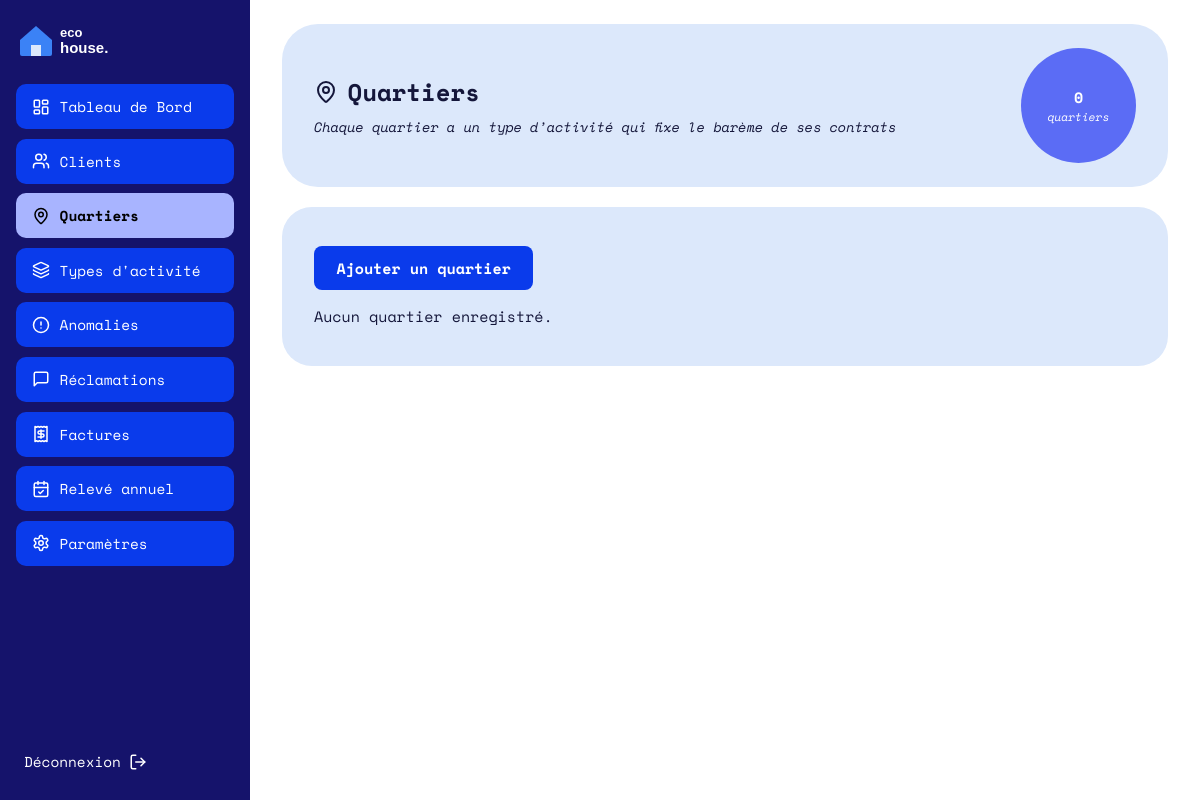
The app's page /Quartier/all (signed in), older data.
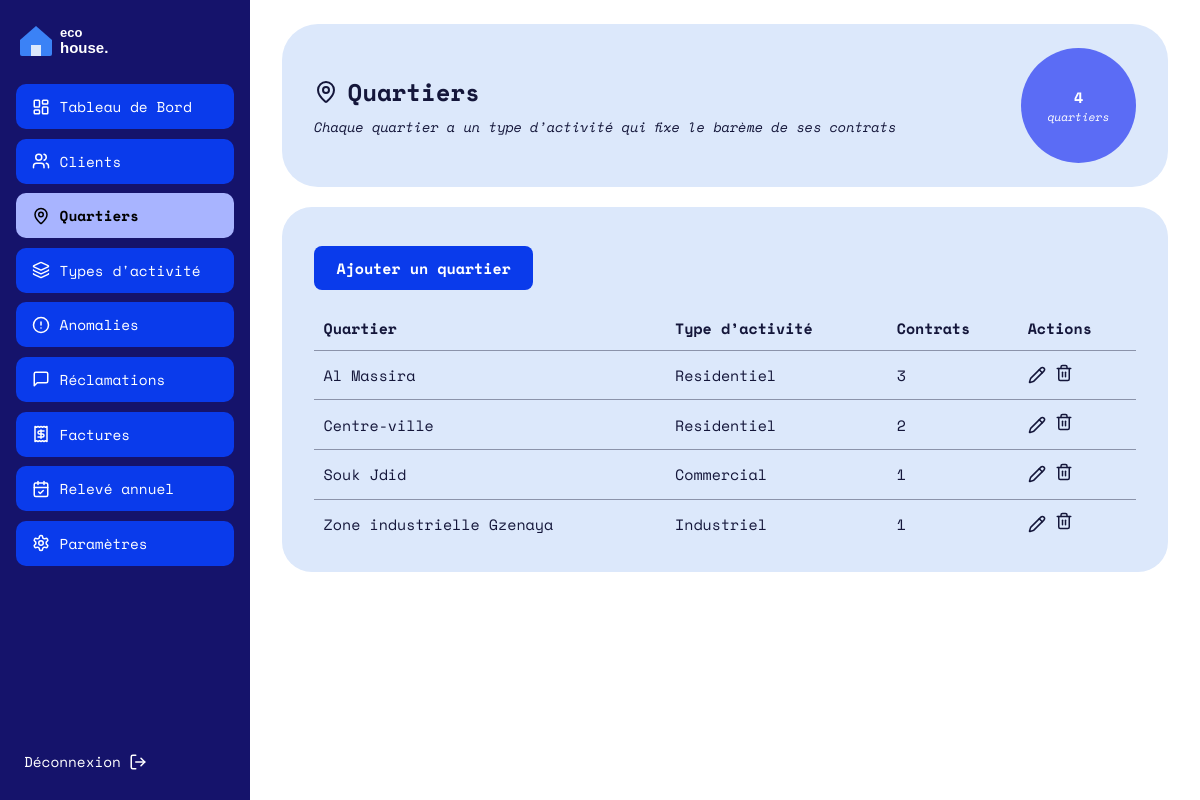
The same page, newer data.
### tables this page shows
CREATE TABLE `quartier` (
  `id` int(11) NOT NULL AUTO_INCREMENT,
  `nom` varchar(100) NOT NULL,
  `id_type_activite` int(11) NOT NULL,
  PRIMARY KEY (`id`),
  UNIQUE KEY `nom` (`nom`),
  KEY `id_type_activite` (`id_type_activite`),
  CONSTRAINT `quartier_ibfk_1` FOREIGN KEY (`id_type_activite`) REFERENCES `type_activite` (`id`)
);

CREATE TABLE `type_activite` (
  `id` int(11) NOT NULL AUTO_INCREMENT,
  `nom` varchar(50) NOT NULL,
  `seuil_eau` decimal(10,2) NOT NULL DEFAULT 50.00,     
  `seuil_elec` decimal(10,2) NOT NULL DEFAULT 500.00,   
  PRIMARY KEY (`id`),
  UNIQUE KEY `nom` (`nom`)
);

### Traitement/Quartier.php (called while the page is built, shortened)
<?php
function quartierAll(): void
{
    afficherVue('quartier/index.php', [
        'titre'     => 'Quartiers',
        'quartiers' => bdQuartierAll(),
        'total'     => bdQuartierCount(),
    ]);
}

### index.php (called while the page is built, shortened)
<?php
require_once __DIR__ . '/Traitement/Auth.php';
$url      = trim((string) ($_GET['url'] ?? ''), '/');
$segments = $url === '' ? ['Auth', 'login'] : explode('/', $url);
$entite = ucfirst(strtolower($segments[0]));
$action = strtolower($segments[1] ?? '');
$fonction = (PREFIXES[$entite] ?? strtolower($entite)) . ucfirst($action);
$args = [];
$fonction(...$args);

### BD/Quartier.php (called while the page is built, shortened)
<?php
function bdQuartierAll(): array
{
    return getConnexion()->query(
        'SELECT q.id, q.nom, q.id_type_activite, t.nom AS type_activite,
                (SELECT COUNT(*) FROM contrat c WHERE c.id_quartier = q.id) AS nb_contrats
         FROM quartier q
         JOIN type_activite t ON t.id = q.id_type_activite
         ORDER BY q.nom'
    )->fetchAll();
}

### IHM/quartier/index.php (the view)
<?php $e = fn($v) => htmlspecialchars((string) $v, ENT_QUOTES, 'UTF-8'); ?>
<header class="carte carte-titre">
  <div>
    <h1><i data-lucide="map-pin"></i> Quartiers</h1>
    <p class="sous-titre">Chaque quartier a un type d’activité qui fixe le barème de ses contrats</p>
  </div>
  <div class="cercle">
    <?= (int) $total ?>
    <small>quartiers</small>
  </div>
</header>
<section class="carte">
  <p><a class="btn-principal" href="<?= BASE_URL ?>Quartier/add">Ajouter un quartier</a></p>
  <?php if (!$quartiers): ?>
    <p>Aucun quartier enregistré.</p>
  <?php else: ?>
    <div class="scroll-x">
      <table class="tableau">
        <thead>
          <tr><th>Quartier</th><th>Type d’activité</th><th>Contrats</th><th>Actions</th></tr>
        </thead>
        <tbody>
          <?php foreach ($quartiers as $q): ?>
            <tr>
              <td><?= $e($q['nom']) ?></td>
              <td><?= $e(ucfirst($q['type_activite'])) ?></td>
              <td><?= (int) $q['nb_contrats'] ?></td>
              <td>
                <div class="actions">
                  <a href="<?= BASE_URL ?>Quartier/update/<?= (int) $q['id'] ?>" title="Modifier le quartier"><i data-lucide="pencil"></i></a>
                  <form method="post" action="<?= BASE_URL ?>Quartier/delete/<?= (int) $q['id'] ?>"
                        onsubmit="return confirm('Supprimer ce quartier ?');">
                    <button type="submit" title="Supprimer le quartier"><i data-lucide="trash-2"></i></button>
                  </form>
                </div>
              </td>
            </tr>
          <?php endforeach; ?>
        </tbody>
      </table>
    </div>
  <?php endif; ?>
</section>

### IHM/layout/header.php (shortened to what this page needs)
<!DOCTYPE html>
<html lang="fr">
<head>
  <link rel="stylesheet" href="<?= BASE_URL ?>assets/css/style.css">
</head>
<body class="<?= $role ? 'espace' : 'public' ?>">
<div class="page">

### Traitement/Auth.php (shortened to what this page needs)
<?php
function afficherVue(string $vue, array $donnees = []): void
{
    $fichier = __DIR__ . '/../IHM/' . $vue;
    extract($donnees, EXTR_SKIP);
    $role  = $_SESSION['role'] ?? null;
    require __DIR__ . '/../IHM/layout/header.php';
    if ($role === 'client' || $role === 'fournisseur') {
        require __DIR__ . '/../IHM/layout/sidebar_' . $role . '.php';
        echo '<main class="contenu">';
    } else {
        echo '<main class="plein">';
    }
    require $fichier;
    require __DIR__ . '/../IHM/layout/footer.php';
}

### IHM/layout/sidebar_fournisseur.php (shortened to what this page needs)
<?php
$entiteCourante = $GLOBALS['routeCourante']['entite'] ?? '';
$menu = [
    ['Tableau de Bord',  'layout-dashboard', 'Dashboard/all',     $entiteCourante === 'Dashboard'],
    ['Clients',          'users',            'Client/all',        in_array($entiteCourante, ['Client', 'Contrat'], true)],
    ['Quartiers',        'map-pin',          'Quartier/all',      $entiteCourante === 'Quartier'],
    ['Types d\'activité','layers',           'TypeActivite/all',  in_array($entiteCourante, ['Typeactivite', 'Tranche'], true)],
    ['Anomalies',        'circle-alert',     'Anomalie/all',      $entiteCourante === 'Anomalie'],
    ['Réclamations',     'message-square',   'Reclamation/admin', $entiteCourante === 'Reclamation'],
    ['Factures',         'receipt',          'Facture/admin',     in_array($entiteCourante, ['Facture', 'Paiement'], true)],
    ['Relevé annuel',    'calendar-check',   'Annuelle/import',   $entiteCourante === 'Annuelle'],
    ['Paramètres',       'settings',         'Parametre/update',  $entiteCourante === 'Parametre'],
];
?>
<aside class="sidebar">
  <a class="logo" href="<?= BASE_URL ?>Client/all"><img src="<?= BASE_URL ?>assets/img/logo.svg" alt="eco house."></a>
  <nav>
    <?php foreach ($menu as [$libelle, $icone, $route, $actif]): ?>
      <a class="menu-btn<?= $actif ? ' actif' : '' ?>" href="<?= BASE_URL . $route ?>">
        <i data-lucide="<?= $icone ?>"></i><span><?= htmlspecialchars($libelle, ENT_QUOTES, 'UTF-8') ?></span>
      </a>
    <?php endforeach; ?>
  </nav>
  <a class="deconnexion" href="<?= BASE_URL ?>Auth/logout"><span>Déconnexion</span><i data-lucide="log-out"></i></a>
</aside>

### IHM/layout/footer.php (shortened to what this page needs)
  </main>
</div>
</body>
</html>

### assets/css/style.css (style rules this page uses)
:root { --marine:#15136B; --bleu:#0A3BEB; --bleu-clair:#A8B4FF; --carte:#DCE8FB; --cercle:#5B6CF5; --bordure:#D5DBE8; --filet:#8B93AA; --texte:#14163A; }
* { box-sizing:border-box }
body { margin:0;font-family:"Space Mono",ui-monospace,Consolas,monospace;color:var(--texte);background:#fff;font-size:15px }
h1,h2,h3 { margin:0;font-weight:700 }
a { color:var(--bleu) }
img { max-width:100% }
.page { display:flex;min-height:100vh }
.sidebar { width:250px;flex-shrink:0;background:var(--marine);color:#fff;display:flex;flex-direction:column;gap:1.5rem;padding:1.25rem 1rem;position:sticky;top:0;height:100vh }
.sidebar .logo img { height:40px;display:block }
.sidebar nav { display:flex;flex-direction:column;gap:.6rem }
.menu-btn { display:flex;align-items:center;gap:.6rem;background:var(--bleu);color:#fff;text-decoration:none;padding:.75rem 1rem;border-radius:10px;font-size:.9rem }
.menu-btn.actif { background:var(--bleu-clair);color:#000;font-weight:700 }
.menu-btn svg,.deconnexion svg { width:18px;height:18px }
.deconnexion { margin-top:auto;display:flex;align-items:center;gap:.5rem;color:#fff;text-decoration:none;font-size:.9rem;padding:.5rem }
.contenu { flex:1;min-width:0;padding:1.5rem 2rem }
.carte { background:var(--carte);border-radius:30px;padding:1.5rem 2rem;margin-bottom:1.25rem }
.carte-titre { border-radius:36px;display:flex;align-items:center;justify-content:space-between;gap:1rem }
.carte-titre h1 { font-size:1.5rem;display:flex;align-items:center;gap:.6rem }
.sous-titre { margin:.4rem 0 0;font-style:italic;font-size:.85rem }
.cercle { width:115px;height:115px;border-radius:50%;background:var(--cercle);color:#fff;display:flex;flex-direction:column;align-items:center;justify-content:center;text-align:center;font-weight:700;flex-shrink:0 }
.cercle small { font-weight:400;font-style:italic;font-size:.7rem }
.btn-principal { display:inline-block;background:var(--bleu);color:#fff;font:inherit;font-weight:700;border:0;border-radius:8px;padding:.7rem 1.4rem;cursor:pointer;text-decoration:none }
.tableau { width:100%;border-collapse:collapse }
.tableau th { text-align:left;font-weight:700;padding:.7rem .6rem;border-bottom:1px solid var(--filet) }
.tableau td { padding:.8rem .6rem;border-bottom:1px solid var(--filet) }
.tableau tr:last-child td { border-bottom:0 }
.tableau .actions { display:flex;gap:.6rem;align-items:center }
.tableau .actions a,.tableau .actions button { color:var(--texte);background:none;border:0;padding:0;cursor:pointer;display:inline-flex }
.tableau svg { width:18px;height:18px }
.scroll-x { overflow-x:auto }

Row changes from the older to the newer data that the page shows:
added quartier: nom "Al Massira", id_type_activite.nom "Residentiel", nb_contrats "3"
added quartier: nom "Centre-ville", id_type_activite.nom "Residentiel", nb_contrats "2"
added quartier: nom "Souk Jdid", id_type_activite.nom "Commercial", nb_contrats "1"
added quartier: nom "Zone industrielle Gzenaya", id_type_activite.nom "Industriel", nb_contrats "1"
Text that changed along with them:
$total: "0" → "4"
text no longer shown: "Aucun quartier enregistré."
text now shown: "Quartier Type d’activité Contrats Actions"
